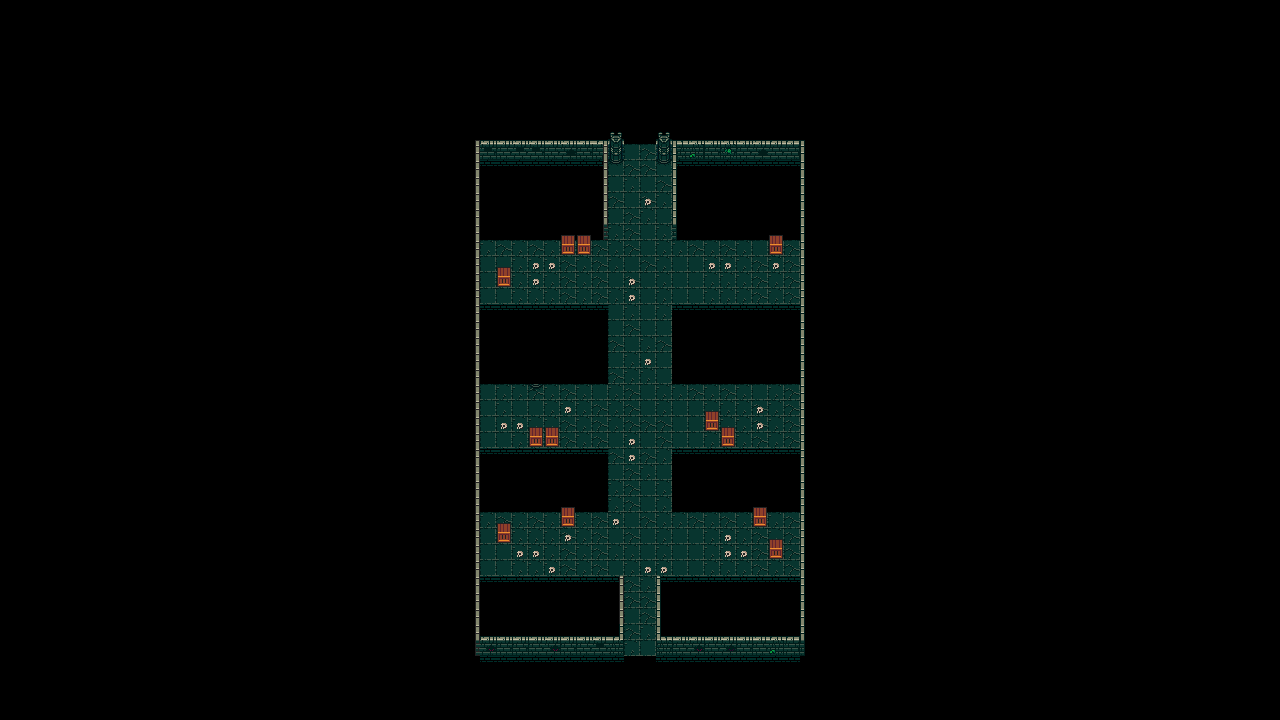

Below is a game level as drawn by its tile map, then a one-line description and the .tmx that defines it (tile-layer data replaced by summaries):
An orthogonal 80x45 tile map with 16x16 px tiles, 3 tile layers (floor, wall, decorate), 2 tilesets.

<map version="1.9" tiledversion="1.9.2" orientation="orthogonal" renderorder="right-down" width="80" height="45" tilewidth="16" tileheight="16" infinite="0" nextlayerid="4" nextobjectid="1">
 <tileset firstgid="1" source="omnibo_jungledungeon - copia.tsx" />
 <tileset firstgid="131" source="0x72_DungeonTilesetII_v1.4.tsx" />
 <layer id="1" name="floor" width="80" height="45">
  <data>[3600 cells, 402 non-empty, 4 distinct tile ids]</data>
 </layer>
 <layer id="2" name="wall" width="80" height="45">
  <data>[3600 cells, 142 non-empty, 23 distinct tile ids]</data>
 </layer>
 <layer id="3" name="decorate" width="80" height="45">
  <data>[3600 cells, 76 non-empty, 15 distinct tile ids]</data>
 </layer>
</map>
